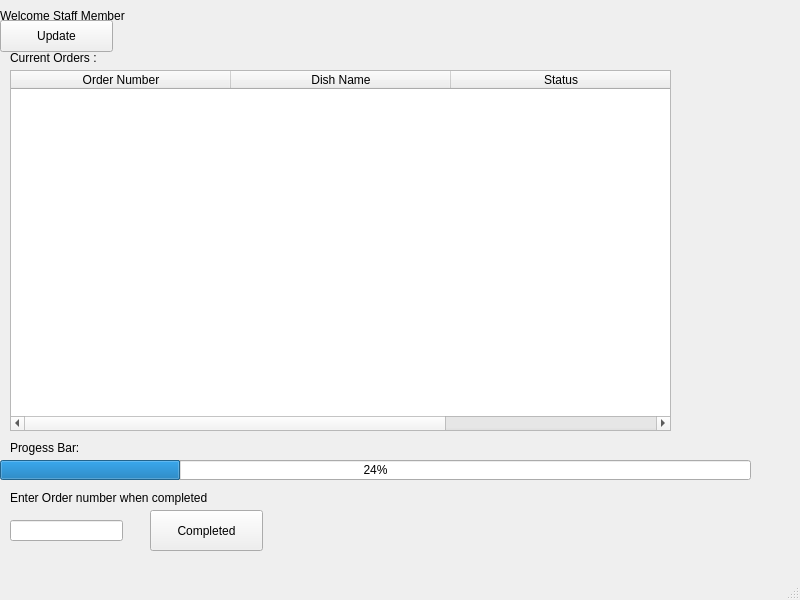
<?xml version="1.0" encoding="UTF-8"?>
<ui version="4.0">
 <class>MainWindow</class>
 <widget class="QMainWindow" name="MainWindow">
  <property name="geometry">
   <rect>
    <x>0</x>
    <y>0</y>
    <width>800</width>
    <height>600</height>
   </rect>
  </property>
  <property name="windowTitle">
   <string>MainWindow</string>
  </property>
  <widget class="QWidget" name="centralwidget">
   <widget class="QProgressBar" name="progressBar">
    <property name="geometry">
     <rect>
      <x>0</x>
      <y>460</y>
      <width>751</width>
      <height>20</height>
     </rect>
    </property>
    <property name="value">
     <number>24</number>
    </property>
   </widget>
   <widget class="QLabel" name="label">
    <property name="geometry">
     <rect>
      <x>0</x>
      <y>0</y>
      <width>151</width>
      <height>31</height>
     </rect>
    </property>
    <property name="text">
     <string>Welcome Staff Member</string>
    </property>
   </widget>
   <widget class="QLabel" name="label_2">
    <property name="geometry">
     <rect>
      <x>10</x>
      <y>50</y>
      <width>101</width>
      <height>16</height>
     </rect>
    </property>
    <property name="text">
     <string>Current Orders :</string>
    </property>
   </widget>
   <widget class="QPushButton" name="pushButton">
    <property name="geometry">
     <rect>
      <x>0</x>
      <y>20</y>
      <width>113</width>
      <height>32</height>
     </rect>
    </property>
    <property name="text">
     <string>Update</string>
    </property>
   </widget>
   <widget class="QLabel" name="label_3">
    <property name="geometry">
     <rect>
      <x>10</x>
      <y>440</y>
      <width>81</width>
      <height>16</height>
     </rect>
    </property>
    <property name="text">
     <string>Progess Bar:</string>
    </property>
   </widget>
   <widget class="QLabel" name="label_4">
    <property name="geometry">
     <rect>
      <x>10</x>
      <y>490</y>
      <width>231</width>
      <height>16</height>
     </rect>
    </property>
    <property name="text">
     <string>Enter Order number when completed</string>
    </property>
   </widget>
   <widget class="QLineEdit" name="lineEdit">
    <property name="geometry">
     <rect>
      <x>10</x>
      <y>520</y>
      <width>113</width>
      <height>21</height>
     </rect>
    </property>
   </widget>
   <widget class="QTableWidget" name="tableWidget">
    <property name="geometry">
     <rect>
      <x>10</x>
      <y>70</y>
      <width>661</width>
      <height>361</height>
     </rect>
    </property>
    <attribute name="horizontalHeaderDefaultSectionSize">
     <number>220</number>
    </attribute>
    <column>
     <property name="text">
      <string>Order Number</string>
     </property>
    </column>
    <column>
     <property name="text">
      <string>Dish Name</string>
     </property>
    </column>
    <column>
     <property name="text">
      <string>Status</string>
     </property>
    </column>
   </widget>
   <widget class="QPushButton" name="pushButton_2">
    <property name="geometry">
     <rect>
      <x>150</x>
      <y>510</y>
      <width>113</width>
      <height>41</height>
     </rect>
    </property>
    <property name="text">
     <string>Completed</string>
    </property>
   </widget>
  </widget>
  <widget class="QMenuBar" name="menubar">
   <property name="geometry">
    <rect>
     <x>0</x>
     <y>0</y>
     <width>800</width>
     <height>22</height>
    </rect>
   </property>
  </widget>
  <widget class="QStatusBar" name="statusbar"/>
 </widget>
 <resources/>
 <connections/>
</ui>
